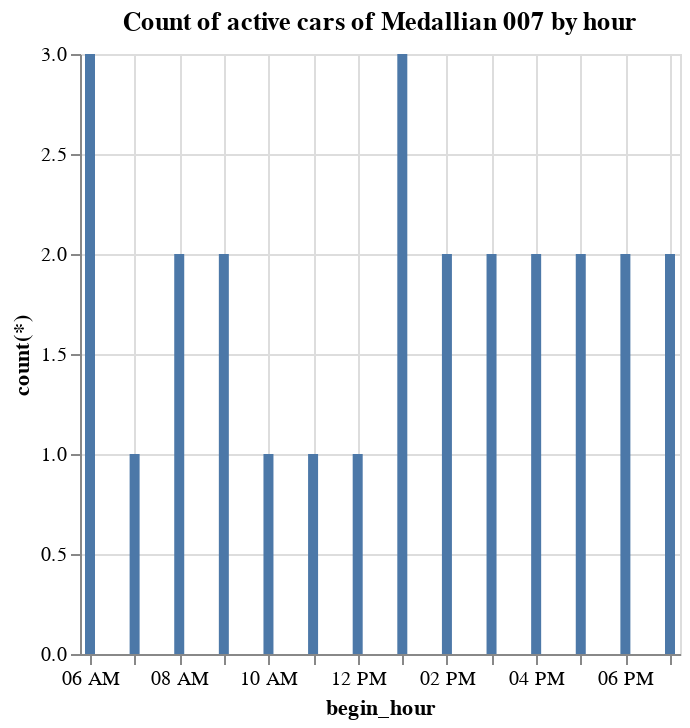

The code cell stored with this chart in its notebook:
### Code cell
%chart x=begin_hour, y=count(*),title=Count of active cars of Medallian 007 by hour,height =300,width = 400

### Figure 1 — Vega-Lite specification as saved in the notebook (floating-point values rounded to 4 significant figures)
{"$schema": "https://vega.github.io/schema/vega-lite/v3.json", "data": {"format": {"type": "csv"}, "values": "\"begin_hour\",\"Count(*)\"\n\"2013-11-10 06:00:00.000000\",\"3\"\n\"2013-11-10 07:00:00.000000\",\"1\"\n\"2013-11-10 08:00:00.000000\",\"2\"\n\"2013-11-10 09:00:00.000000\",\"2\"\n\"2013-11-10 10:00:00.000000\",\"1\"\n\"2013-11-10 11:00:00.000000\",\"1\"\n\"2013-11-10 12:00:00.000000\",\"1\"\n\"2013-11-10 13:00:00.000000\",\"3\"\n\"2013-11-10 14:00:00.000000\",\"2\"\n\"2013-11-10 15:00:00.000000\",\"2\"\n\"2013-11-10 16:00:00.000000\",\"2\"\n\"2013-11-10 17:00:00.000000\",\"2\"\n\"2013-11-10 18:00:00.000000\",\"2\"\n\"2013-11-10 19:00:00.000000\",\"2\"\n"}, "encoding": {"x": {"axis": {"grid": true, "title": "begin_hour"}, "field": "begin_hour", "type": "temporal"}, "y": {"axis": {"grid": true, "title": "count(*)"}, "field": "Count(*)", "type": "quantitative"}}, "height": "300", "mark": {"color": "#4C78A8", "type": "bar"}, "title": "Count of active cars of Medallian 007 by hour", "width": "400"}
